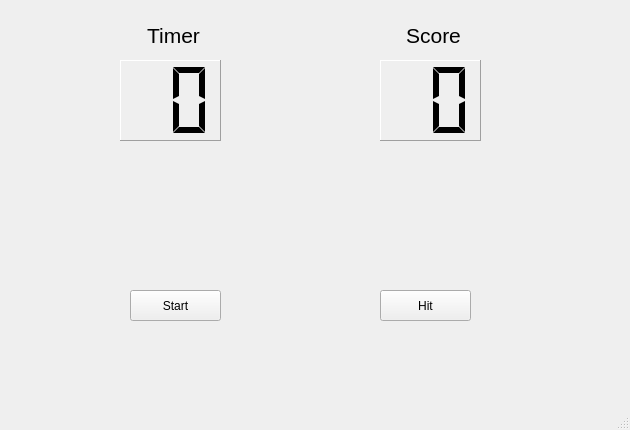
<?xml version="1.0" encoding="UTF-8"?>
<ui version="4.0">
 <class>GameWindow</class>
 <widget class="QMainWindow" name="GameWindow">
  <property name="geometry">
   <rect>
    <x>0</x>
    <y>0</y>
    <width>630</width>
    <height>430</height>
   </rect>
  </property>
  <property name="minimumSize">
   <size>
    <width>630</width>
    <height>430</height>
   </size>
  </property>
  <property name="maximumSize">
   <size>
    <width>630</width>
    <height>430</height>
   </size>
  </property>
  <property name="windowTitle">
   <string>MainWindow</string>
  </property>
  <widget class="QWidget" name="centralwidget">
   <widget class="QPushButton" name="pushButton_start">
    <property name="geometry">
     <rect>
      <x>130</x>
      <y>290</y>
      <width>91</width>
      <height>31</height>
     </rect>
    </property>
    <property name="text">
     <string>Start</string>
    </property>
   </widget>
   <widget class="QPushButton" name="pushButton_hit">
    <property name="geometry">
     <rect>
      <x>380</x>
      <y>290</y>
      <width>91</width>
      <height>31</height>
     </rect>
    </property>
    <property name="text">
     <string>Hit</string>
    </property>
   </widget>
   <widget class="QLCDNumber" name="lcd_timer">
    <property name="geometry">
     <rect>
      <x>120</x>
      <y>60</y>
      <width>101</width>
      <height>81</height>
     </rect>
    </property>
    <property name="autoFillBackground">
     <bool>false</bool>
    </property>
    <property name="frameShape">
     <enum>QFrame::Panel</enum>
    </property>
    <property name="digitCount">
     <number>2</number>
    </property>
    <property name="segmentStyle">
     <enum>QLCDNumber::Flat</enum>
    </property>
    <property name="intValue" stdset="0">
     <number>0</number>
    </property>
   </widget>
   <widget class="QLabel" name="label_timer">
    <property name="geometry">
     <rect>
      <x>140</x>
      <y>20</y>
      <width>67</width>
      <height>31</height>
     </rect>
    </property>
    <property name="text">
     <string>&lt;html&gt;&lt;head/&gt;&lt;body&gt;&lt;p&gt;&lt;span style=&quot; font-size:16pt;&quot;&gt;Timer&lt;/span&gt;&lt;/p&gt;&lt;/body&gt;&lt;/html&gt;</string>
    </property>
    <property name="alignment">
     <set>Qt::AlignCenter</set>
    </property>
   </widget>
   <widget class="QLCDNumber" name="lcd_score">
    <property name="geometry">
     <rect>
      <x>380</x>
      <y>60</y>
      <width>101</width>
      <height>81</height>
     </rect>
    </property>
    <property name="autoFillBackground">
     <bool>false</bool>
    </property>
    <property name="frameShape">
     <enum>QFrame::Panel</enum>
    </property>
    <property name="digitCount">
     <number>2</number>
    </property>
    <property name="segmentStyle">
     <enum>QLCDNumber::Flat</enum>
    </property>
    <property name="intValue" stdset="0">
     <number>0</number>
    </property>
   </widget>
   <widget class="QLabel" name="label_score">
    <property name="geometry">
     <rect>
      <x>400</x>
      <y>20</y>
      <width>67</width>
      <height>31</height>
     </rect>
    </property>
    <property name="text">
     <string>&lt;html&gt;&lt;head/&gt;&lt;body&gt;&lt;p&gt;&lt;span style=&quot; font-size:16pt;&quot;&gt;Score&lt;/span&gt;&lt;/p&gt;&lt;/body&gt;&lt;/html&gt;</string>
    </property>
    <property name="alignment">
     <set>Qt::AlignCenter</set>
    </property>
   </widget>
  </widget>
  <widget class="QMenuBar" name="menubar">
   <property name="geometry">
    <rect>
     <x>0</x>
     <y>0</y>
     <width>630</width>
     <height>22</height>
    </rect>
   </property>
  </widget>
  <widget class="QStatusBar" name="statusbar"/>
 </widget>
 <resources/>
 <connections/>
</ui>
